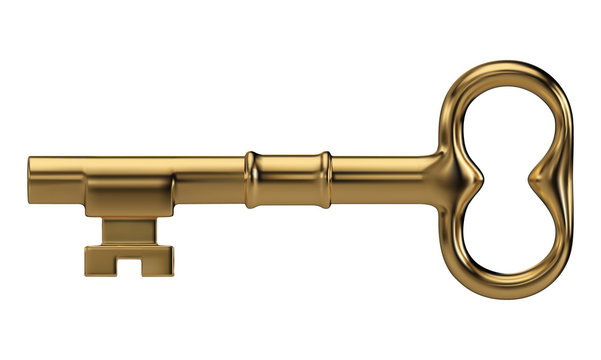
#> input picture keyimage.jpg, 601 x 360 px
$ python PlayFairImage.py
#> lines starting #> are read from the running program, lines starting #| are printed output that depends on the picture
from PIL import Image
from pprint import pprint
import numpy as np
from typing import List

def generate_matrix_from_image(key_image_path: str) -> List[List[int]]:
#> called with key_image_path = 'keyimage.jpg'
    key_img = Image.open(key_image_path).convert('L')  # Convert to grayscale
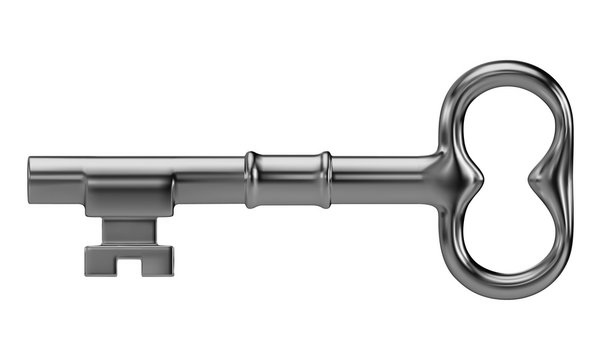
#> key_img: PIL image 601x360 L; min 0, max 255, mean 229.2
    pixels = list(key_img.getdata())
#> pixels = 216360 items
    unique_pixels = []
    seen = set()
    for pixel in pixels:
        if pixel not in seen and len(unique_pixels) < 256:
            seen.add(pixel)
            unique_pixels.append(pixel)
#> after the loop, seen = 256 items; unique_pixels = 256 values, max 255 at index 0, min 0 at index 178, mean 127.5

    if len(unique_pixels) < 256:
        remaining = [x for x in range(256) if x not in unique_pixels]
        unique_pixels.extend(remaining[:256-len(unique_pixels)])

    matrix = [unique_pixels[i*16:(i+1)*16] for i in range(16)]
#> matrix = 16 items
    return matrix

def encrypt_playfair_image(matrix: List[List[int]], image_path: str) -> Image.Image:
    lookup = {val: (i, j) for i, row in enumerate(matrix) for j, val in enumerate(row)}

    img = Image.open(image_path).convert('L')
    width, height = img.size
    pixels = list(img.getdata())

    encrypted_pixels = []
    for i in range(0, len(pixels), 2):
        pixel1 = pixels[i]
        pixel2 = pixels[i+1] if i+1 < len(pixels) else 0

        row1, col1 = lookup[pixel1]
        row2, col2 = lookup[pixel2]

        if row1 == row2:
            encrypted_pixels.extend([matrix[row1][(col1 + 1) % 16], matrix[row2][(col2 + 1) % 16]])
        elif col1 == col2:
            encrypted_pixels.extend([matrix[(row1 + 1) % 16][col1], matrix[(row2 + 1) % 16][col2]])
        else:
            encrypted_pixels.extend([matrix[row1][col2], matrix[row2][col1]])

    encrypted_image = Image.new('L', (width, height))
    encrypted_image.putdata(encrypted_pixels)
    return encrypted_image

def decrypt_playfair_image(matrix: List[List[int]], encrypted_image: Image.Image) -> Image.Image:
    lookup = {val: (i, j) for i, row in enumerate(matrix) for j, val in enumerate(row)}

    width, height = encrypted_image.size
    pixels = list(encrypted_image.getdata())

    decrypted_pixels = []
    for i in range(0, len(pixels), 2):
        pixel1 = pixels[i]
        pixel2 = pixels[i+1] if i+1 < len(pixels) else 0

        row1, col1 = lookup[pixel1]
        row2, col2 = lookup[pixel2]

        if row1 == row2:
            decrypted_pixels.extend([matrix[row1][(col1 - 1) % 16], matrix[row2][(col2 - 1) % 16]])
        elif col1 == col2:
            decrypted_pixels.extend([matrix[(row1 - 1) % 16][col1], matrix[(row2 - 1) % 16][col2]])
        else:
            decrypted_pixels.extend([matrix[row1][col2], matrix[row2][col1]])

    decrypted_image = Image.new('L', (width, height))
    decrypted_image.putdata(decrypted_pixels)
    return decrypted_image

if __name__ == "__main__":
    key_image_path = "keyimage.jpg"
    input_image_path = "nature.jpg"
    encrypted_image_path = "encrypted_image.png"
    decrypted_image_path = "decrypted_image.png"

    matrix = generate_matrix_from_image(key_image_path)
#> matrix = 16 items
    pprint(matrix)
#> (printed output is left out)
    encrypted_image = encrypt_playfair_image(matrix, input_image_path)
#> in encrypt_playfair_image, `lookup = {val: (i, j) for i, row in enumerate(matrix) for j, val in en..`: lookup = 256 items
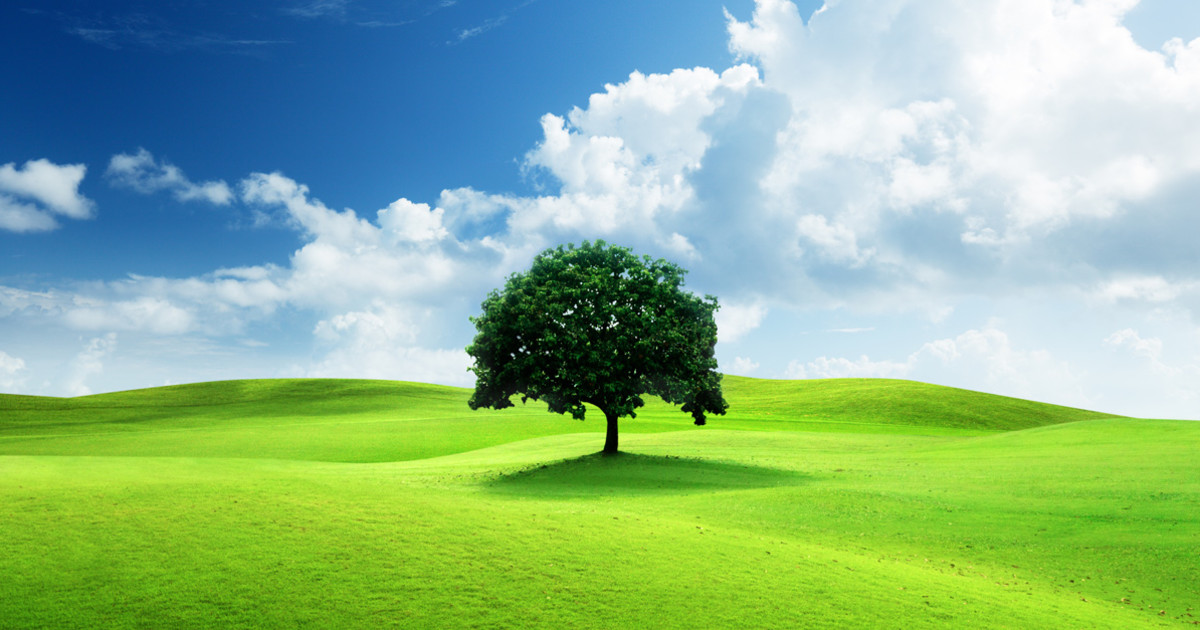
#> input picture nature.jpg, 1200 x 630 px
#> in encrypt_playfair_image, `img = Image.open(image_path).convert('L')`:
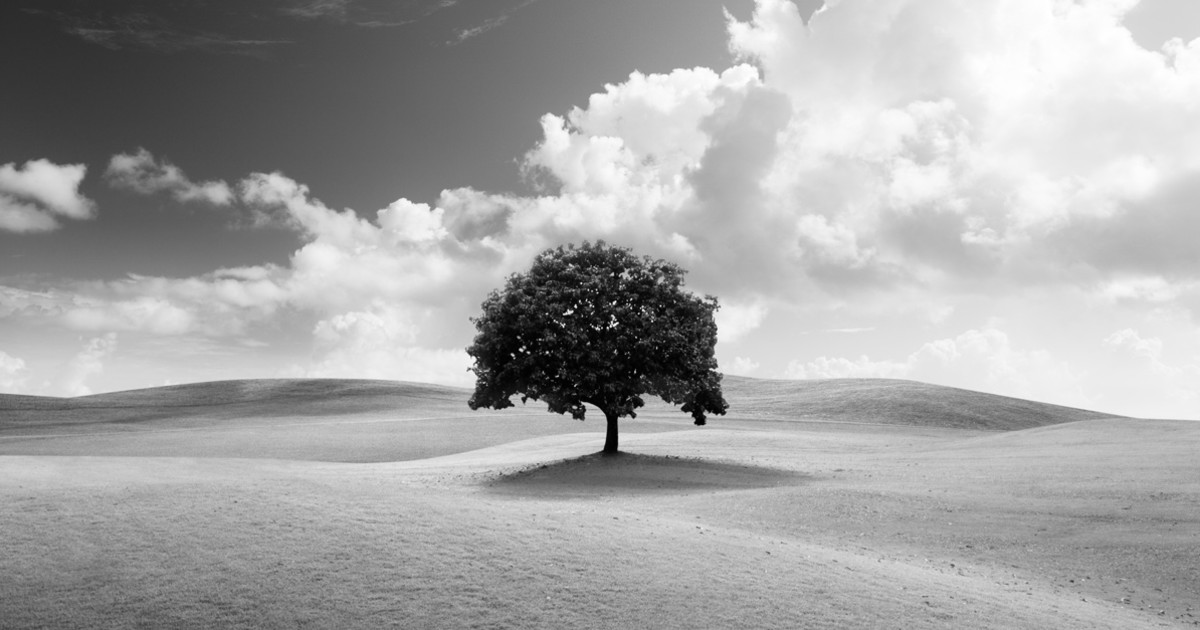
#> img: PIL image 1200x630 L; min 0, max 255, mean 165.3
#> in encrypt_playfair_image, `pixels = list(img.getdata())`: pixels = 756000 items
#> the loop in encrypt_playfair_image, `for i in range(0, len(pixels), 2):` made 378000 passes
#> (i, pixel1, pixel2, row1, col1, row2, col2) on passes 3 to 5: (4, 42, 41, 3, 3, 3, 8), (6, 42, 42, 3, 3, 3, 3), (8, 43, 42, 15, 12, 3, 3)
#> in encrypt_playfair_image, `encrypted_image = Image.new('L', (width, height))`: encrypted_image: PIL image 1200x630 L; every value is 0
#> in encrypt_playfair_image, `encrypted_image.putdata(encrypted_pixels)`:
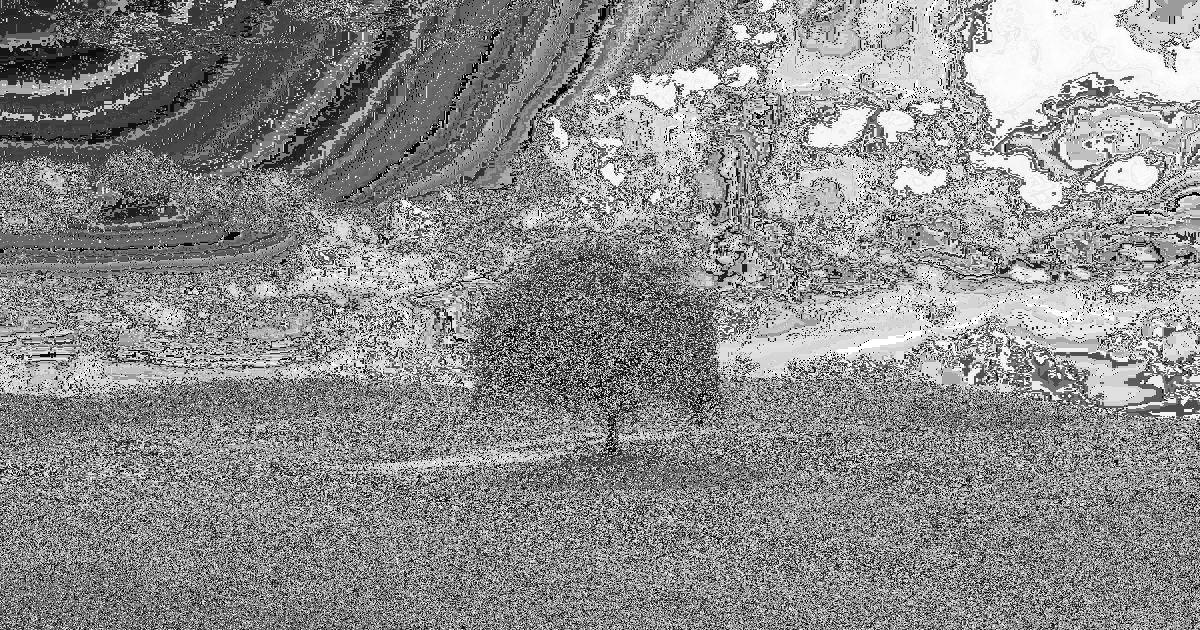
#> encrypted_image: PIL image 1200x630 L; min 0, max 255, mean 139.9
    encrypted_image.save(encrypted_image_path)

    decrypted_image = decrypt_playfair_image(matrix, encrypted_image)
#> in decrypt_playfair_image, `lookup = {val: (i, j) for i, row in enumerate(matrix) for j, val in en..`: lookup = 256 items
#> in decrypt_playfair_image, `pixels = list(encrypted_image.getdata())`: pixels = 756000 items
#> the loop in decrypt_playfair_image, `for i in range(0, len(pixels), 2):` made 378000 passes
#> i on passes 16 to 18: 30, 32, 34
    decrypted_image.save(decrypted_image_path)

    print("Encryption and decryption completed. Check the output images.")
